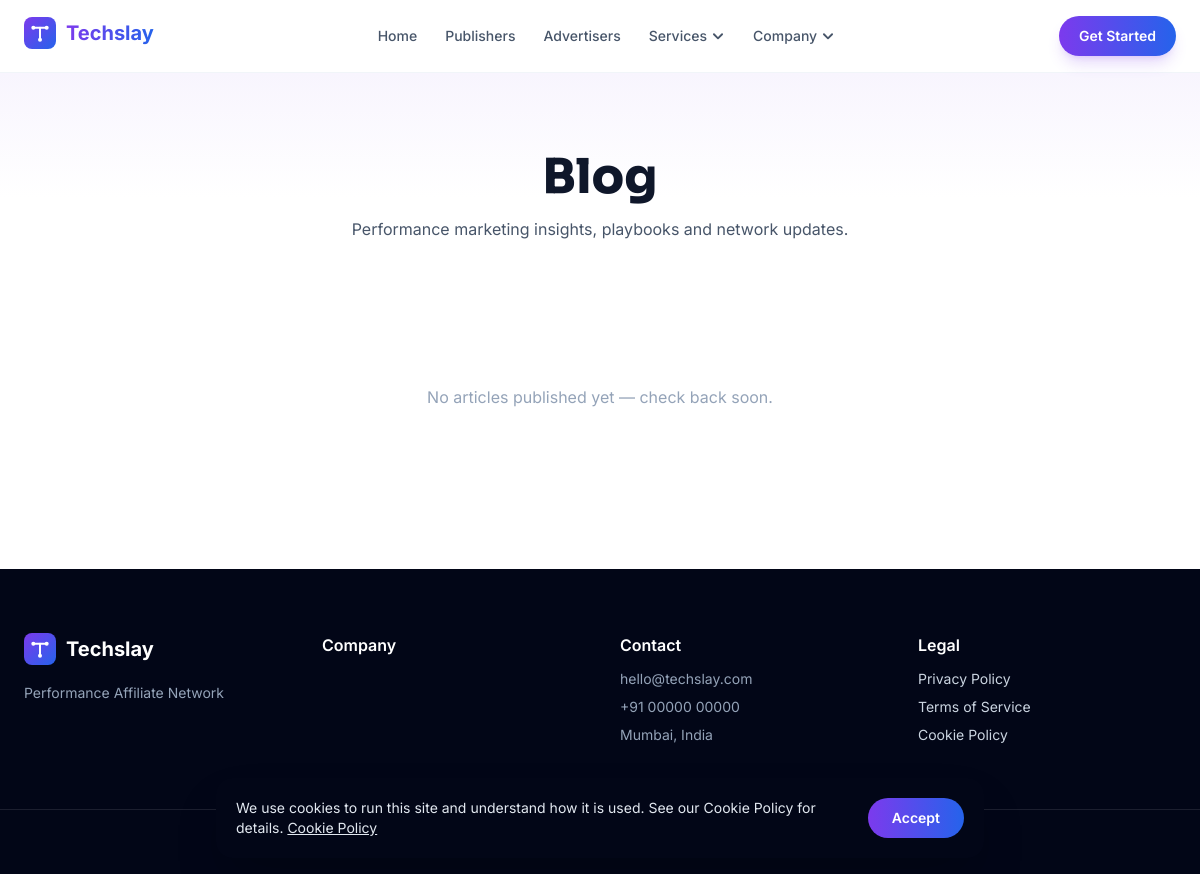
Page /blog?category=playbooks on the earlier database version.
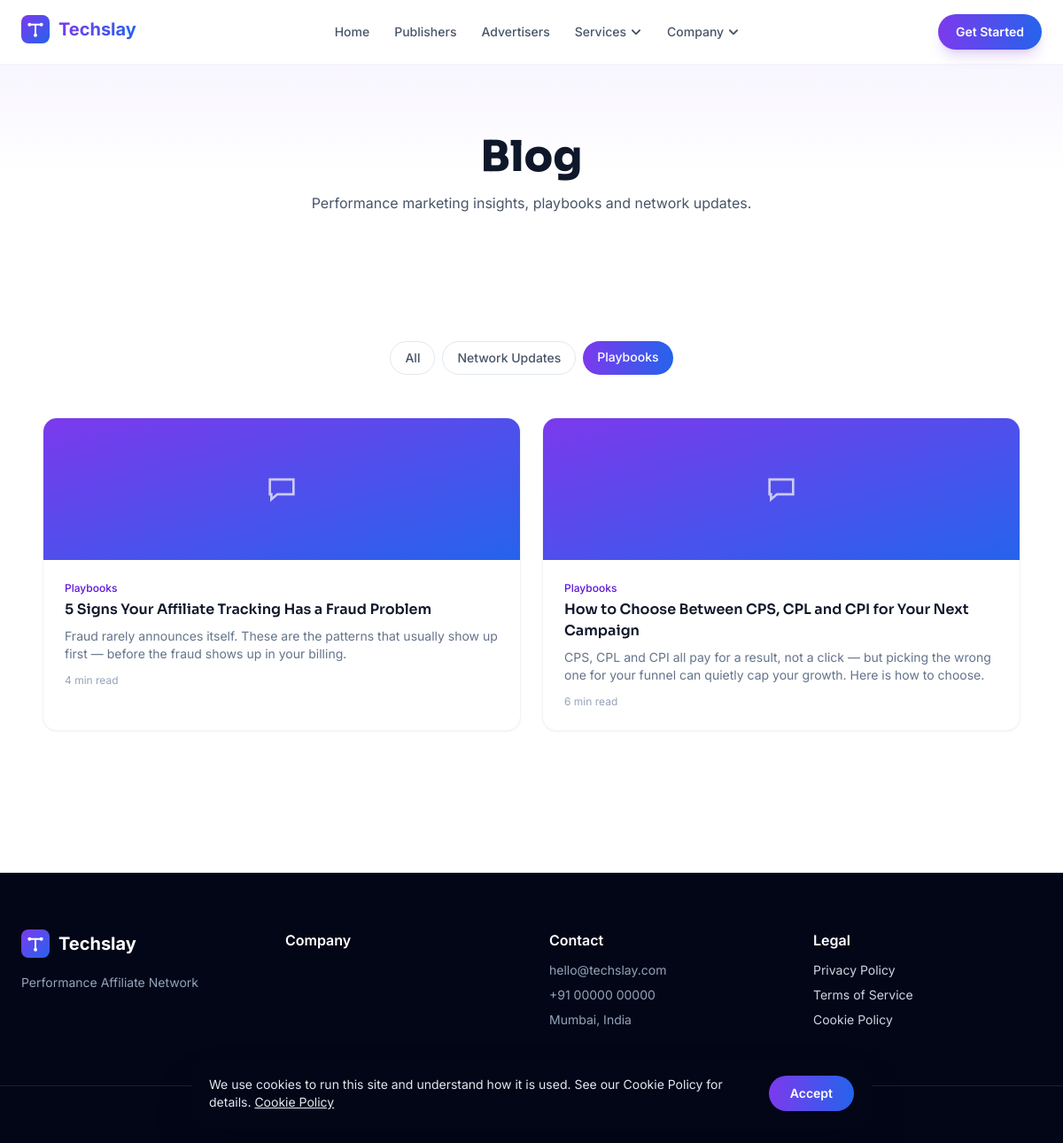
Same page on the later database version.
### tables this page shows
CREATE TABLE menu_items (
    id INT UNSIGNED AUTO_INCREMENT PRIMARY KEY,
    menu_id INT UNSIGNED NOT NULL,
    parent_id INT UNSIGNED DEFAULT NULL,
    label VARCHAR(100) NOT NULL,
    url VARCHAR(500) NOT NULL,
    target ENUM('_self','_blank') NOT NULL DEFAULT '_self',
    icon VARCHAR(60) DEFAULT NULL,
    sort_order INT NOT NULL DEFAULT 0,
    status ENUM('published','draft') NOT NULL DEFAULT 'published',
    created_at DATETIME NOT NULL DEFAULT CURRENT_TIMESTAMP,
    CONSTRAINT fk_menu_items_menu FOREIGN KEY (menu_id) REFERENCES menus(id) ON DELETE CASCADE,
    CONSTRAINT fk_menu_items_parent FOREIGN KEY (parent_id) REFERENCES menu_items(id) ON DELETE CASCADE,
    INDEX idx_menu_items_menu (menu_id),
    INDEX idx_menu_items_sort (sort_order)
);

CREATE TABLE blog_categories (
    id INT UNSIGNED AUTO_INCREMENT PRIMARY KEY,
    name VARCHAR(100) NOT NULL,
    slug VARCHAR(100) NOT NULL UNIQUE,
    description VARCHAR(255) DEFAULT NULL,
    created_at DATETIME NOT NULL DEFAULT CURRENT_TIMESTAMP
);

CREATE TABLE blog_posts (
    id INT UNSIGNED AUTO_INCREMENT PRIMARY KEY,
    category_id INT UNSIGNED DEFAULT NULL,
    author_id INT UNSIGNED DEFAULT NULL,
    featured_image_id INT UNSIGNED DEFAULT NULL,
    featured_image VARCHAR(500) DEFAULT NULL COMMENT 'Public path, set via the Media Picker (same convention as every other CMS image field)',
    title VARCHAR(255) NOT NULL,
    slug VARCHAR(255) NOT NULL UNIQUE,
    excerpt VARCHAR(500) DEFAULT NULL,
    content LONGTEXT NOT NULL,
    table_of_contents JSON DEFAULT NULL,
    reading_time_minutes SMALLINT UNSIGNED NOT NULL DEFAULT 0,
    views INT UNSIGNED NOT NULL DEFAULT 0,
    status ENUM('published','draft','scheduled','trashed') NOT NULL DEFAULT 'draft',
    scheduled_at DATETIME DEFAULT NULL,
    published_at DATETIME DEFAULT NULL,
    deleted_at DATETIME DEFAULT NULL,
    created_at DATETIME NOT NULL DEFAULT CURRENT_TIMESTAMP,
    updated_at DATETIME NOT NULL DEFAULT CURRENT_TIMESTAMP ON UPDATE CURRENT_TIMESTAMP,
    CONSTRAINT fk_blog_posts_category FOREIGN KEY (category_id) REFERENCES blog_categories(id) ON DELETE SET NULL,
    CONSTRAINT fk_blog_posts_author FOREIGN KEY (author_id) REFERENCES authors(id) ON DELETE SET NULL,
    CONSTRAINT fk_blog_posts_featured_image FOREIGN KEY (featured_image_id) REFERENCES media(id) ON DELETE SET NULL,
    INDEX idx_blog_posts_status (status),
    INDEX idx_blog_posts_published (published_at),
    FULLTEXT INDEX ft_blog_posts_search (title, excerpt)
);

### app/Views/front/blog/index.php (the view, shortened to what the rows shown need)
<?php
$featured = $currentPage === 1 && $activeCategory === '' ? ($posts[0] ?? null) : null;
$gridPosts = $featured !== null ? array_slice($posts, 1) : $posts;
$gridColsClass = match (true) {
    count($gridPosts) >= 3 => 'lg:grid-cols-3',
    count($gridPosts) === 2 => 'lg:grid-cols-2',
    default => 'lg:grid-cols-1',
};
$thumb = static function (array $post): ?string {
    return $post['featured_image'] ?? null;
};
?>
<section class="py-20 bg-gradient-to-b from-brand-50 via-white to-white">
  <div class="max-w-3xl mx-auto px-6 text-center">
    <h1 class="text-4xl md:text-5xl font-extrabold text-slate-900">Blog</h1>
    <p class="mt-4 text-slate-600">Performance marketing insights, playbooks and network updates.</p>
  </div>
</section>
<section class="py-16">
  <div class="max-w-6xl mx-auto px-6">
    <?php if ($categories !== []): ?>
      <div class="flex flex-wrap justify-center gap-2 mb-12">
        <a href="<?= View::url('blog') ?>" class="px-4 py-2 rounded-full text-sm font-medium transition <?= $activeCategory === '' ? 'bg-gradient-to-r from-brand-500 to-accent-500 text-white' : 'bg-white border border-slate-200 text-slate-600 hover:border-brand-300' ?>">All</a>
        <?php foreach ($categories as $cat): ?>
          <a href="<?= View::url('blog?category=' . $cat['slug']) ?>" class="px-4 py-2 rounded-full text-sm font-medium transition <?= $activeCategory === $cat['slug'] ? 'bg-gradient-to-r from-brand-500 to-accent-500 text-white' : 'bg-white border border-slate-200 text-slate-600 hover:border-brand-300' ?>"><?= View::e($cat['name']) ?></a>
        <?php endforeach; ?>
      </div>
    <?php endif; ?>
    <?php if ($posts === []): ?>
      <p class="text-center text-slate-400">No articles published yet — check back soon.</p>
    <?php else: ?>
      <?php if ($gridPosts !== []): ?>
        <div class="grid sm:grid-cols-2 <?= $gridColsClass ?> gap-6">
          <?php foreach ($gridPosts as $post): ?>
            <a href="<?= View::url('blog/' . $post['slug']) ?>" class="group rounded-2xl overflow-hidden bg-white border border-slate-100 shadow-sm hover:shadow-lg hover:-translate-y-0.5 transition-all duration-200 block">
              <div class="h-40 bg-gradient-to-br from-brand-500 to-accent-500 flex items-center justify-center overflow-hidden">
                <?php if ($thumb($post)): ?>
                  <img src="<?= View::e(View::url(ltrim($thumb($post), '/'))) ?>" alt="<?= View::e($post['title']) ?>" class="w-full h-full object-cover group-hover:scale-105 transition-transform duration-300">
                <?php else: ?>
                  <?= Icon::render('chat-bubble', 'w-10 h-10 text-white/70') ?>
                <?php endif; ?>
              </div>
              <div class="p-6">
                <?php if ($post['category_name']): ?><div class="text-xs font-medium text-brand-600 mb-1"><?= View::e($post['category_name']) ?></div><?php endif; ?>
                <h3 class="font-semibold text-slate-900 group-hover:text-brand-600 transition"><?= View::e($post['title']) ?></h3>
                <p class="mt-2 text-sm text-slate-500"><?= View::e($post['excerpt'] ?? '') ?></p>
                <div class="mt-3 text-xs text-slate-400"><?= (int) $post['reading_time_minutes'] ?> min read</div>
              </div>
            </a>
          <?php endforeach; ?>
        </div>
      <?php endif; ?>
    <?php endif; ?>
  </div>
</section>

### app/Core/Router.php (shortened to what the rows shown need)
<?php
final class Router
{
    private array $routes = [];
    private string $groupPrefix = '';
    private array $groupMiddleware = [];
    public function group(string $prefix, array $middleware, callable $callback): void
    {
        $previousPrefix = $this->groupPrefix;
        $previousMiddleware = $this->groupMiddleware;
        $this->groupPrefix = $previousPrefix . $prefix;
        $this->groupMiddleware = array_merge($previousMiddleware, $middleware);
        $this->groupPrefix = $previousPrefix;
        $this->groupMiddleware = $previousMiddleware;
    }
    private function addRoute(string $method, string $uri, array $action, array $middleware): void
    {
        $fullUri = rtrim($this->groupPrefix . $uri, '/');
        $fullUri = $fullUri === '' ? '/' : $fullUri;
        $this->routes[] = [
            'method' => $method,
            'uri' => $fullUri,
            'action' => $action,
            'middleware' => array_merge($this->groupMiddleware, $middleware),
            'pattern' => $this->toPattern($fullUri),
        ];
    }
    private function toPattern(string $uri): string
    {
        $pattern = preg_replace('#\{([a-zA-Z_]+)\}#', '(?P<$1>[^/]+)', $uri);
        return '#^' . $pattern . '$#';
    }
    public function dispatch(): void
    {
        $method = Request::method();
        $uri = Request::uri();
        foreach ($this->routes as $route) {
            if ($route['method'] !== $method) {
                continue;
            }
            if (!preg_match($route['pattern'], $uri, $matches)) {
                continue;
            }
            $params = array_filter($matches, static fn ($key) => !is_int($key), ARRAY_FILTER_USE_KEY);
            $params = array_map(
                static fn ($value) => ctype_digit($value) ? (int) $value : $value,
                $params
            );
            [$controllerClass, $method2] = $route['action'];
            $controller = new $controllerClass();
            $controller->$method2(...array_values($params));
            return;
        }
    }
}

### app/Views/partials/header-nav.php (shortened to what the rows shown need)
<?php
$navPrimary = $navPrimary ?? [];
$navCompany = $navCompany ?? [];
?>
<div x-data="{ openPanel: null, mobileOpen: false, mobileGroup: null }" @keydown.escape.window="openPanel = null; mobileOpen = false">
<header class="sticky top-0 z-50 glass border-b border-slate-100" @mouseleave="openPanel = null">
  <div class="max-w-7xl mx-auto px-6 py-4 flex items-center justify-between">
    <a href="<?= View::url('/') ?>"><?php View::partial('partials.logo'); ?></a>
    <nav class="hidden lg:flex items-center gap-1 text-sm font-medium text-slate-600">
      <?php foreach ($navPrimary as $item): ?>
        <a href="<?= View::url(ltrim($item['url'], '/')) ?>" class="px-3 py-2 rounded-lg hover:text-brand-600 hover:bg-slate-50 transition"><?= View::e($item['label']) ?></a>
      <?php endforeach; ?>
      <div class="relative" @mouseenter="openPanel = 'services'">
        <button type="button" @click="openPanel = openPanel === 'services' ? null : 'services'"
                class="px-3 py-2 rounded-lg inline-flex items-center gap-1 hover:bg-slate-50 transition"
                :class="openPanel === 'services' ? 'text-brand-600 bg-slate-50' : ''"
                aria-haspopup="true" :aria-expanded="openPanel === 'services'">
          Services
          <svg class="w-3.5 h-3.5 transition-transform" :class="openPanel === 'services' ? 'rotate-180' : ''" viewBox="0 0 12 12" fill="none"><path d="M2.5 4.5L6 8l3.5-3.5" stroke="currentColor" stroke-width="1.6" stroke-linecap="round" stroke-linejoin="round"/></svg>
        </button>
      </div>
      <?php if ($navCompany !== []): ?>
        <div class="relative" @mouseenter="openPanel = 'company'">
          <button type="button" @click="openPanel = openPanel === 'company' ? null : 'company'"
                  class="px-3 py-2 rounded-lg inline-flex items-center gap-1 hover:bg-slate-50 transition"
                  :class="openPanel === 'company' ? 'text-brand-600 bg-slate-50' : ''"
                  aria-haspopup="true" :aria-expanded="openPanel === 'company'">
            Company
            <svg class="w-3.5 h-3.5 transition-transform" :class="openPanel === 'company' ? 'rotate-180' : ''" viewBox="0 0 12 12" fill="none"><path d="M2.5 4.5L6 8l3.5-3.5" stroke="currentColor" stroke-width="1.6" stroke-linecap="round" stroke-linejoin="round"/></svg>
          </button>
        </div>
      <?php endif; ?>
    </nav>
    <div class="flex items-center gap-2">
      <a href="<?= View::url('contact') ?>" class="hidden md:inline-flex items-center rounded-full bg-gradient-to-r from-brand-500 to-accent-500 text-white text-sm font-semibold px-5 py-2.5 shadow-lg shadow-brand-500/20 hover:shadow-brand-500/40 transition">Get Started</a>
    </div>
  </div>
</header>
</div>

### app/Core/Icon.php (shortened to what the rows shown need)
<?php
final class Icon
{
    public static function render(?string $key, string $classes = 'w-6 h-6'): string
    {
        $path = self::PATHS[$key ?? ''] ?? self::PATHS[self::DEFAULT_KEY];
        return '<svg xmlns="http://www.w3.org/2000/svg" viewBox="0 0 24 24" fill="none" stroke="currentColor" '
            . 'stroke-width="1.6" stroke-linecap="round" class="' . htmlspecialchars($classes, ENT_QUOTES, 'UTF-8') . '">'
            . $path . '</svg>';
    }
}

Differences in the rows shown:
added blog_categories: name "Network Updates", slug "network-updates" (drawn)
added blog_categories: name "Playbooks", slug "playbooks" (drawn)
added blog_posts: category.name "Playbooks", title "5 Signs Your Affiliate Tracking Has a Fraud Problem", excerpt "Fraud rarely announces itself. These are the patterns that usually show up first — before the fraud shows up in your billing.", reading_time_minutes "4"
added blog_posts: category.name "Playbooks", title "How to Choose Between CPS, CPL and CPI for Your Next Campaign", excerpt "CPS, CPL and CPI all pay for a result, not a click — but picking the wrong one for your funnel can quietly cap your growth. Here is how to choose.", reading_time_minutes "6"
Other differences:
list line gone: "No articles published yet — check back soon."
new list line: "All"
